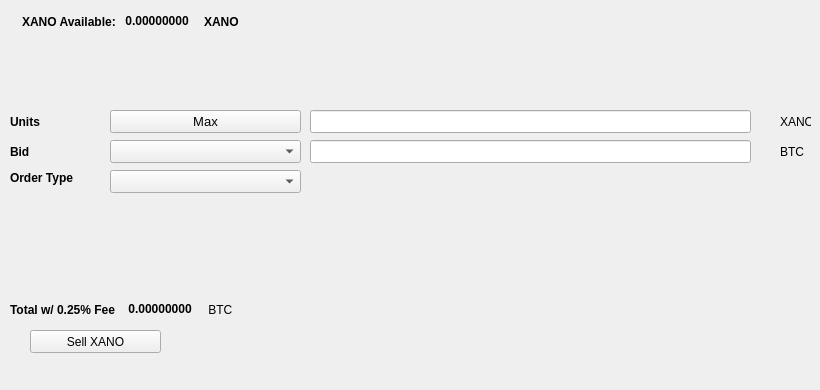
   <widget class="QWidget" name="SellTab">
    <attribute name="title">
     <string>Sell</string>
    </attribute>
    <widget class="QLabel" name="label_16">
     <property name="geometry">
      <rect>
       <x>780</x>
       <y>140</y>
       <width>31</width>
       <height>23</height>
      </rect>
     </property>
     <property name="text">
      <string>BTC</string>
     </property>
    </widget>
    <widget class="QComboBox" name="SellBidcomboBox">
     <property name="geometry">
      <rect>
       <x>110</x>
       <y>140</y>
       <width>191</width>
       <height>23</height>
      </rect>
     </property>
     <property name="font">
      <font>
       <pointsize>10</pointsize>
      </font>
     </property>
    </widget>
    <widget class="QLabel" name="label_18">
     <property name="geometry">
      <rect>
       <x>10</x>
       <y>110</y>
       <width>46</width>
       <height>23</height>
      </rect>
     </property>
     <property name="font">
      <font>
       <weight>75</weight>
       <bold>true</bold>
      </font>
     </property>
     <property name="text">
      <string>Units</string>
     </property>
    </widget>
    <widget class="QPushButton" name="Sell_Max_Amount">
     <property name="geometry">
      <rect>
       <x>110</x>
       <y>110</y>
       <width>191</width>
       <height>23</height>
      </rect>
     </property>
     <property name="font">
      <font>
       <pointsize>10</pointsize>
      </font>
     </property>
     <property name="text">
      <string>Max</string>
     </property>
    </widget>
    <widget class="QLabel" name="label_20">
     <property name="geometry">
      <rect>
       <x>10</x>
       <y>170</y>
       <width>91</width>
       <height>16</height>
      </rect>
     </property>
     <property name="font">
      <font>
       <weight>75</weight>
       <bold>true</bold>
      </font>
     </property>
     <property name="text">
      <string>Order Type</string>
     </property>
    </widget>
    <widget class="QComboBox" name="SellOrdertypeCombo">
     <property name="geometry">
      <rect>
       <x>110</x>
       <y>170</y>
       <width>191</width>
       <height>23</height>
      </rect>
     </property>
     <property name="font">
      <font>
       <pointsize>10</pointsize>
      </font>
     </property>
    </widget>
    <widget class="QLabel" name="label_21">
     <property name="geometry">
      <rect>
       <x>10</x>
       <y>140</y>
       <width>46</width>
       <height>23</height>
      </rect>
     </property>
     <property name="font">
      <font>
       <weight>75</weight>
       <bold>true</bold>
      </font>
     </property>
     <property name="text">
      <string>Bid</string>
     </property>
    </widget>
    <widget class="QLabel" name="label_22">
     <property name="geometry">
      <rect>
       <x>780</x>
       <y>110</y>
       <width>31</width>
       <height>23</height>
      </rect>
     </property>
     <property name="text">
      <string>XANO</string>
     </property>
    </widget>
    <widget class="QLineEdit" name="UnitsInputXANO">
     <property name="geometry">
      <rect>
       <x>310</x>
       <y>110</y>
       <width>441</width>
       <height>23</height>
      </rect>
     </property>
     <property name="font">
      <font>
       <pointsize>9</pointsize>
       <weight>75</weight>
       <bold>true</bold>
      </font>
     </property>
    </widget>
    <widget class="QLineEdit" name="SellBidPriceEdit">
     <property name="geometry">
      <rect>
       <x>310</x>
       <y>140</y>
       <width>441</width>
       <height>23</height>
      </rect>
     </property>
     <property name="font">
      <font>
       <pointsize>9</pointsize>
       <weight>75</weight>
       <bold>true</bold>
      </font>
     </property>
    </widget>
    <widget class="QPushButton" name="SellXANOBTN">
     <property name="geometry">
      <rect>
       <x>30</x>
       <y>330</y>
       <width>131</width>
       <height>23</height>
      </rect>
     </property>
     <property name="text">
      <string>Sell XANO</string>
     </property>
     <property name="icon">
      <iconset resource="../Xano">
       <normaloff>:/icons/bitcoin</normaloff>:/icons/bitcoin</iconset>
     </property>
    </widget>
    <widget class="QWidget" name="layoutWidget3">
     <property name="geometry">
      <rect>
       <x>22</x>
       <y>12</y>
       <width>258</width>
       <height>19</height>
      </rect>
     </property>
     <layout class="QHBoxLayout" name="horizontalLayout">
      <item>
       <widget class="QLabel" name="label232_2">
        <property name="font">
         <font>
          <weight>75</weight>
          <bold>true</bold>
         </font>
        </property>
        <property name="text">
         <string>XANO Available:</string>
        </property>
       </widget>
      </item>
      <item>
       <widget class="QLabel" name="XANOAvailableLabel">
        <property name="palette">
         <palette>
          <active>
           <colorrole role="WindowText">
            <brush brushstyle="SolidPattern">
             <color alpha="255">
              <red>0</red>
              <green>0</green>
              <blue>0</blue>
             </color>
            </brush>
           </colorrole>
           <colorrole role="Button">
            <brush brushstyle="SolidPattern">
             <color alpha="255">
              <red>0</red>
              <green>170</green>
              <blue>0</blue>
             </color>
            </brush>
           </colorrole>
           <colorrole role="Light">
            <brush brushstyle="SolidPattern">
             <color alpha="255">
              <red>0</red>
              <green>255</green>
              <blue>0</blue>
             </color>
            </brush>
           </colorrole>
           <colorrole role="Midlight">
            <brush brushstyle="SolidPattern">
             <color alpha="255">
              <red>0</red>
              <green>212</green>
              <blue>0</blue>
             </color>
            </brush>
           </colorrole>
           <colorrole role="Dark">
            <brush brushstyle="SolidPattern">
             <color alpha="255">
              <red>0</red>
              <green>85</green>
              <blue>0</blue>
             </color>
            </brush>
           </colorrole>
           <colorrole role="Mid">
            <brush brushstyle="SolidPattern">
             <color alpha="255">
              <red>0</red>
              <green>113</green>
              <blue>0</blue>
             </color>
            </brush>
           </colorrole>
           <colorrole role="Text">
            <brush brushstyle="SolidPattern">
             <color alpha="255">
              <red>0</red>
              <green>170</green>
              <blue>0</blue>
             </color>
            </brush>
           </colorrole>
           <colorrole role="BrightText">
            <brush brushstyle="SolidPattern">
             <color alpha="255">
              <red>255</red>
              <green>255</green>
              <blue>255</blue>
             </color>
            </brush>
           </colorrole>
           <colorrole role="ButtonText">
            <brush brushstyle="SolidPattern">
             <color alpha="255">
              <red>0</red>
              <green>0</green>
              <blue>0</blue>
             </color>
            </brush>
           </colorrole>
           <colorrole role="Base">
            <brush brushstyle="SolidPattern">
             <color alpha="255">
              <red>255</red>
              <green>255</green>
              <blue>255</blue>
             </color>
            </brush>
           </colorrole>
           <colorrole role="Window">
            <brush brushstyle="SolidPattern">
             <color alpha="255">
              <red>0</red>
              <green>170</green>
              <blue>0</blue>
             </color>
            </brush>
           </colorrole>
           <colorrole role="Shadow">
            <brush brushstyle="SolidPattern">
             <color alpha="255">
              <red>0</red>
              <green>0</green>
              <blue>0</blue>
             </color>
            </brush>
           </colorrole>
           <colorrole role="AlternateBase">
            <brush brushstyle="SolidPattern">
             <color alpha="255">
              <red>127</red>
              <green>212</green>
              <blue>127</blue>
             </color>
            </brush>
           </colorrole>
           <colorrole role="ToolTipBase">
            <brush brushstyle="SolidPattern">
             <color alpha="255">
              <red>255</red>
              <green>255</green>
              <blue>220</blue>
             </color>
            </brush>
           </colorrole>
           <colorrole role="ToolTipText">
            <brush brushstyle="SolidPattern">
             <color alpha="255">
              <red>0</red>
              <green>0</green>
              <blue>0</blue>
             </color>
            </brush>
           </colorrole>
          </active>
          <inactive>
           <colorrole role="WindowText">
            <brush brushstyle="SolidPattern">
             <color alpha="255">
              <red>0</red>
              <green>0</green>
              <blue>0</blue>
             </color>
            </brush>
           </colorrole>
           <colorrole role="Button">
            <brush brushstyle="SolidPattern">
             <color alpha="255">
              <red>0</red>
              <green>170</green>
              <blue>0</blue>
             </color>
            </brush>
           </colorrole>
           <colorrole role="Light">
            <brush brushstyle="SolidPattern">
             <color alpha="255">
              <red>0</red>
              <green>255</green>
              <blue>0</blue>
             </color>
            </brush>
           </colorrole>
           <colorrole role="Midlight">
            <brush brushstyle="SolidPattern">
             <color alpha="255">
              <red>0</red>
              <green>212</green>
              <blue>0</blue>
             </color>
            </brush>
           </colorrole>
           <colorrole role="Dark">
            <brush brushstyle="SolidPattern">
             <color alpha="255">
              <red>0</red>
              <green>85</green>
              <blue>0</blue>
             </color>
            </brush>
           </colorrole>
           <colorrole role="Mid">
            <brush brushstyle="SolidPattern">
             <color alpha="255">
              <red>0</red>
              <green>113</green>
              <blue>0</blue>
             </color>
            </brush>
           </colorrole>
           <colorrole role="Text">
            <brush brushstyle="SolidPattern">
             <color alpha="255">
              <red>0</red>
              <green>170</green>
              <blue>0</blue>
             </color>
            </brush>
           </colorrole>
           <colorrole role="BrightText">
            <brush brushstyle="SolidPattern">
             <color alpha="255">
              <red>255</red>
              <green>255</green>
              <blue>255</blue>
             </color>
            </brush>
           </colorrole>
           <colorrole role="ButtonText">
            <brush brushstyle="SolidPattern">
             <color alpha="255">
              <red>0</red>
              <green>0</green>
              <blue>0</blue>
             </color>
            </brush>
           </colorrole>
           <colorrole role="Base">
            <brush brushstyle="SolidPattern">
             <color alpha="255">
              <red>255</red>
              <green>255</green>
              <blue>255</blue>
             </color>
            </brush>
           </colorrole>
           <colorrole role="Window">
            <brush brushstyle="SolidPattern">
             <color alpha="255">
              <red>0</red>
              <green>170</green>
              <blue>0</blue>
             </color>
            </brush>
           </colorrole>
           <colorrole role="Shadow">
            <brush brushstyle="SolidPattern">
             <color alpha="255">
              <red>0</red>
              <green>0</green>
              <blue>0</blue>
             </color>
            </brush>
           </colorrole>
           <colorrole role="AlternateBase">
            <brush brushstyle="SolidPattern">
             <color alpha="255">
              <red>127</red>
              <green>212</green>
              <blue>127</blue>
             </color>
            </brush>
           </colorrole>
           <colorrole role="ToolTipBase">
            <brush brushstyle="SolidPattern">
             <color alpha="255">
              <red>255</red>
              <green>255</green>
              <blue>220</blue>
             </color>
            </brush>
           </colorrole>
           <colorrole role="ToolTipText">
            <brush brushstyle="SolidPattern">
             <color alpha="255">
              <red>0</red>
              <green>0</green>
              <blue>0</blue>
             </color>
            </brush>
           </colorrole>
          </inactive>
          <disabled>
           <colorrole role="WindowText">
            <brush brushstyle="SolidPattern">
             <color alpha="255">
              <red>0</red>
              <green>85</green>
              <blue>0</blue>
             </color>
            </brush>
           </colorrole>
           <colorrole role="Button">
            <brush brushstyle="SolidPattern">
             <color alpha="255">
              <red>0</red>
              <green>170</green>
              <blue>0</blue>
             </color>
            </brush>
           </colorrole>
           <colorrole role="Light">
            <brush brushstyle="SolidPattern">
             <color alpha="255">
              <red>0</red>
              <green>255</green>
              <blue>0</blue>
             </color>
            </brush>
           </colorrole>
           <colorrole role="Midlight">
            <brush brushstyle="SolidPattern">
             <color alpha="255">
              <red>0</red>
              <green>212</green>
              <blue>0</blue>
             </color>
            </brush>
           </colorrole>
           <colorrole role="Dark">
            <brush brushstyle="SolidPattern">
             <color alpha="255">
              <red>0</red>
              <green>85</green>
              <blue>0</blue>
             </color>
            </brush>
           </colorrole>
           <colorrole role="Mid">
            <brush brushstyle="SolidPattern">
             <color alpha="255">
              <red>0</red>
              <green>113</green>
              <blue>0</blue>
             </color>
            </brush>
           </colorrole>
           <colorrole role="Text">
            <brush brushstyle="SolidPattern">
             <color alpha="255">
              <red>0</red>
              <green>85</green>
              <blue>0</blue>
             </color>
            </brush>
           </colorrole>
           <colorrole role="BrightText">
            <brush brushstyle="SolidPattern">
             <color alpha="255">
              <red>255</red>
              <green>255</green>
              <blue>255</blue>
             </color>
            </brush>
           </colorrole>
           <colorrole role="ButtonText">
            <brush brushstyle="SolidPattern">
             <color alpha="255">
              <red>0</red>
              <green>85</green>
              <blue>0</blue>
             </color>
            </brush>
           </colorrole>
           <colorrole role="Base">
            <brush brushstyle="SolidPattern">
             <color alpha="255">
              <red>0</red>
              <green>170</green>
              <blue>0</blue>
             </color>
            </brush>
           </colorrole>
           <colorrole role="Window">
            <brush brushstyle="SolidPattern">
             <color alpha="255">
              <red>0</red>
              <green>170</green>
              <blue>0</blue>
             </color>
            </brush>
           </colorrole>
           <colorrole role="Shadow">
            <brush brushstyle="SolidPattern">
             <color alpha="255">
              <red>0</red>
              <green>0</green>
              <blue>0</blue>
             </color>
            </brush>
           </colorrole>
           <colorrole role="AlternateBase">
            <brush brushstyle="SolidPattern">
             <color alpha="255">
              <red>0</red>
              <green>170</green>
              <blue>0</blue>
             </color>
            </brush>
           </colorrole>
           <colorrole role="ToolTipBase">
            <brush brushstyle="SolidPattern">
             <color alpha="255">
              <red>255</red>
              <green>255</green>
              <blue>220</blue>
             </color>
            </brush>
           </colorrole>
           <colorrole role="ToolTipText">
            <brush brushstyle="SolidPattern">
             <color alpha="255">
              <red>0</red>
              <green>0</green>
              <blue>0</blue>
             </color>
            </brush>
           </colorrole>
          </disabled>
         </palette>
        </property>
        <property name="font">
         <font>
          <weight>75</weight>
          <bold>true</bold>
         </font>
        </property>
        <property name="text">
         <string> 0.00000000 </string>
        </property>
        <property name="textInteractionFlags">
         <set>Qt::LinksAccessibleByMouse|Qt::TextSelectableByKeyboard|Qt::TextSelectableByMouse</set>
        </property>
       </widget>
      </item>
      <item>
       <widget class="QLabel" name="labelXANO">
        <property name="font">
         <font>
          <weight>75</weight>
          <bold>true</bold>
         </font>
        </property>
        <property name="text">
         <string>XANO</string>
        </property>
       </widget>
      </item>
     </layout>
    </widget>
    <widget class="QWidget" name="layoutWidget">
     <property name="geometry">
      <rect>
       <x>10</x>
       <y>300</y>
       <width>268</width>
       <height>19</height>
      </rect>
     </property>
     <layout class="QHBoxLayout" name="horizontalLayout_2">
      <item>
       <widget class="QLabel" name="label_19">
        <property name="font">
         <font>
          <weight>75</weight>
          <bold>true</bold>
         </font>
        </property>
        <property name="text">
         <string>Total w/ 0.25% Fee </string>
        </property>
       </widget>
      </item>
      <item>
       <widget class="QLabel" name="SellCostLabel">
        <property name="palette">
         <palette>
          <active>
           <colorrole role="WindowText">
            <brush brushstyle="SolidPattern">
             <color alpha="255">
              <red>0</red>
              <green>0</green>
              <blue>0</blue>
             </color>
            </brush>
           </colorrole>
           <colorrole role="Button">
            <brush brushstyle="SolidPattern">
             <color alpha="255">
              <red>0</red>
              <green>170</green>
              <blue>0</blue>
             </color>
            </brush>
           </colorrole>
           <colorrole role="Light">
            <brush brushstyle="SolidPattern">
             <color alpha="255">
              <red>0</red>
              <green>255</green>
              <blue>0</blue>
             </color>
            </brush>
           </colorrole>
           <colorrole role="Midlight">
            <brush brushstyle="SolidPattern">
             <color alpha="255">
              <red>0</red>
              <green>212</green>
              <blue>0</blue>
             </color>
            </brush>
           </colorrole>
           <colorrole role="Dark">
            <brush brushstyle="SolidPattern">
             <color alpha="255">
              <red>0</red>
              <green>85</green>
              <blue>0</blue>
             </color>
            </brush>
           </colorrole>
           <colorrole role="Mid">
            <brush brushstyle="SolidPattern">
             <color alpha="255">
              <red>0</red>
              <green>113</green>
              <blue>0</blue>
             </color>
            </brush>
           </colorrole>
           <colorrole role="Text">
            <brush brushstyle="SolidPattern">
             <color alpha="255">
              <red>0</red>
              <green>170</green>
              <blue>0</blue>
             </color>
            </brush>
           </colorrole>
           <colorrole role="BrightText">
            <brush brushstyle="SolidPattern">
             <color alpha="255">
              <red>255</red>
              <green>255</green>
              <blue>255</blue>
             </color>
            </brush>
           </colorrole>
           <colorrole role="ButtonText">
            <brush brushstyle="SolidPattern">
             <color alpha="255">
              <red>0</red>
              <green>0</green>
              <blue>0</blue>
             </color>
            </brush>
           </colorrole>
           <colorrole role="Base">
            <brush brushstyle="SolidPattern">
             <color alpha="255">
              <red>255</red>
              <green>255</green>
              <blue>255</blue>
             </color>
            </brush>
           </colorrole>
           <colorrole role="Window">
            <brush brushstyle="SolidPattern">
             <color alpha="255">
              <red>0</red>
              <green>170</green>
              <blue>0</blue>
             </color>
            </brush>
           </colorrole>
           <colorrole role="Shadow">
            <brush brushstyle="SolidPattern">
             <color alpha="255">
              <red>0</red>
              <green>0</green>
              <blue>0</blue>
             </color>
            </brush>
           </colorrole>
           <colorrole role="AlternateBase">
            <brush brushstyle="SolidPattern">
             <color alpha="255">
              <red>127</red>
              <green>212</green>
              <blue>127</blue>
             </color>
            </brush>
           </colorrole>
           <colorrole role="ToolTipBase">
            <brush brushstyle="SolidPattern">
             <color alpha="255">
              <red>255</red>
              <green>255</green>
              <blue>220</blue>
             </color>
            </brush>
           </colorrole>
           <colorrole role="ToolTipText">
            <brush brushstyle="SolidPattern">
             <color alpha="255">
              <red>0</red>
              <green>0</green>
              <blue>0</blue>
             </color>
            </brush>
           </colorrole>
          </active>
          <inactive>
           <colorrole role="WindowText">
            <brush brushstyle="SolidPattern">
             <color alpha="255">
              <red>0</red>
              <green>0</green>
              <blue>0</blue>
             </color>
            </brush>
           </colorrole>
           <colorrole role="Button">
            <brush brushstyle="SolidPattern">
             <color alpha="255">
              <red>0</red>
              <green>170</green>
              <blue>0</blue>
             </color>
            </brush>
           </colorrole>
           <colorrole role="Light">
            <brush brushstyle="SolidPattern">
             <color alpha="255">
              <red>0</red>
              <green>255</green>
              <blue>0</blue>
             </color>
            </brush>
           </colorrole>
           <colorrole role="Midlight">
            <brush brushstyle="SolidPattern">
             <color alpha="255">
              <red>0</red>
              <green>212</green>
              <blue>0</blue>
             </color>
            </brush>
           </colorrole>
           <colorrole role="Dark">
            <brush brushstyle="SolidPattern">
             <color alpha="255">
              <red>0</red>
              <green>85</green>
              <blue>0</blue>
             </color>
            </brush>
           </colorrole>
           <colorrole role="Mid">
            <brush brushstyle="SolidPattern">
             <color alpha="255">
              <red>0</red>
              <green>113</green>
              <blue>0</blue>
             </color>
            </brush>
           </colorrole>
           <colorrole role="Text">
            <brush brushstyle="SolidPattern">
             <color alpha="255">
              <red>0</red>
              <green>170</green>
              <blue>0</blue>
             </color>
            </brush>
           </colorrole>
           <colorrole role="BrightText">
            <brush brushstyle="SolidPattern">
             <color alpha="255">
              <red>255</red>
              <green>255</green>
              <blue>255</blue>
             </color>
            </brush>
           </colorrole>
           <colorrole role="ButtonText">
            <brush brushstyle="SolidPattern">
             <color alpha="255">
              <red>0</red>
              <green>0</green>
              <blue>0</blue>
             </color>
            </brush>
           </colorrole>
           <colorrole role="Base">
            <brush brushstyle="SolidPattern">
             <color alpha="255">
              <red>255</red>
              <green>255</green>
              <blue>255</blue>
             </color>
            </brush>
           </colorrole>
           <colorrole role="Window">
            <brush brushstyle="SolidPattern">
             <color alpha="255">
              <red>0</red>
              <green>170</green>
              <blue>0</blue>
             </color>
            </brush>
           </colorrole>
           <colorrole role="Shadow">
            <brush brushstyle="SolidPattern">
             <color alpha="255">
              <red>0</red>
              <green>0</green>
              <blue>0</blue>
             </color>
            </brush>
           </colorrole>
           <colorrole role="AlternateBase">
            <brush brushstyle="SolidPattern">
             <color alpha="255">
              <red>127</red>
              <green>212</green>
              <blue>127</blue>
             </color>
            </brush>
           </colorrole>
           <colorrole role="ToolTipBase">
            <brush brushstyle="SolidPattern">
             <color alpha="255">
              <red>255</red>
              <green>255</green>
              <blue>220</blue>
             </color>
            </brush>
           </colorrole>
           <colorrole role="ToolTipText">
            <brush brushstyle="SolidPattern">
             <color alpha="255">
              <red>0</red>
              <green>0</green>
              <blue>0</blue>
             </color>
            </brush>
           </colorrole>
          </inactive>
          <disabled>
           <colorrole role="WindowText">
            <brush brushstyle="SolidPattern">
             <color alpha="255">
              <red>0</red>
              <green>85</green>
              <blue>0</blue>
             </color>
            </brush>
           </colorrole>
           <colorrole role="Button">
            <brush brushstyle="SolidPattern">
             <color alpha="255">
              <red>0</red>
              <green>170</green>
              <blue>0</blue>
             </color>
            </brush>
           </colorrole>
           <colorrole role="Light">
            <brush brushstyle="SolidPattern">
             <color alpha="255">
              <red>0</red>
              <green>255</green>
              <blue>0</blue>
             </color>
            </brush>
           </colorrole>
           <colorrole role="Midlight">
            <brush brushstyle="SolidPattern">
             <color alpha="255">
              <red>0</red>
              <green>212</green>
              <blue>0</blue>
             </color>
            </brush>
           </colorrole>
           <colorrole role="Dark">
            <brush brushstyle="SolidPattern">
             <color alpha="255">
              <red>0</red>
              <green>85</green>
              <blue>0</blue>
             </color>
            </brush>
           </colorrole>
           <colorrole role="Mid">
            <brush brushstyle="SolidPattern">
             <color alpha="255">
              <red>0</red>
              <green>113</green>
              <blue>0</blue>
             </color>
            </brush>
           </colorrole>
           <colorrole role="Text">
            <brush brushstyle="SolidPattern">
             <color alpha="255">
              <red>0</red>
              <green>85</green>
              <blue>0</blue>
             </color>
            </brush>
           </colorrole>
           <colorrole role="BrightText">
            <brush brushstyle="SolidPattern">
             <color alpha="255">
              <red>255</red>
              <green>255</green>
              <blue>255</blue>
             </color>
            </brush>
           </colorrole>
           <colorrole role="ButtonText">
            <brush brushstyle="SolidPattern">
             <color alpha="255">
              <red>0</red>
              <green>85</green>
              <blue>0</blue>
             </color>
            </brush>
           </colorrole>
           <colorrole role="Base">
            <brush brushstyle="SolidPattern">
             <color alpha="255">
              <red>0</red>
              <green>170</green>
              <blue>0</blue>
             </color>
            </brush>
           </colorrole>
           <colorrole role="Window">
            <brush brushstyle="SolidPattern">
             <color alpha="255">
              <red>0</red>
              <green>170</green>
              <blue>0</blue>
             </color>
            </brush>
           </colorrole>
           <colorrole role="Shadow">
            <brush brushstyle="SolidPattern">
             <color alpha="255">
              <red>0</red>
              <green>0</green>
              <blue>0</blue>
             </color>
            </brush>
           </colorrole>
           <colorrole role="AlternateBase">
            <brush brushstyle="SolidPattern">
             <color alpha="255">
              <red>0</red>
              <green>170</green>
              <blue>0</blue>
             </color>
            </brush>
           </colorrole>
           <colorrole role="ToolTipBase">
            <brush brushstyle="SolidPattern">
             <color alpha="255">
              <red>255</red>
              <green>255</green>
              <blue>220</blue>
             </color>
            </brush>
           </colorrole>
           <colorrole role="ToolTipText">
            <brush brushstyle="SolidPattern">
             <color alpha="255">
              <red>0</red>
              <green>0</green>
              <blue>0</blue>
             </color>
            </brush>
           </colorrole>
          </disabled>
         </palette>
        </property>
        <property name="font">
         <font>
          <weight>75</weight>
          <bold>true</bold>
         </font>
        </property>
        <property name="autoFillBackground">
         <bool>false</bool>
        </property>
        <property name="text">
         <string> 0.00000000</string>
        </property>
        <property name="textInteractionFlags">
         <set>Qt::LinksAccessibleByMouse|Qt::TextSelectableByMouse</set>
        </property>
       </widget>
      </item>
      <item>
       <widget class="QLabel" name="label_17">
        <property name="font">
         <font>
          <weight>50</weight>
          <bold>false</bold>
         </font>
        </property>
        <property name="text">
         <string> BTC</string>
        </property>
       </widget>
      </item>
     </layout>
    </widget>
    <widget class="QLabel" name="label_23">
     <property name="geometry">
      <rect>
       <x>460</x>
       <y>300</y>
       <width>281</width>
       <height>81</height>
      </rect>
     </property>
     <property name="text">
      <string/>
     </property>
     <property name="pixmap">
      <pixmap>:/images/bittrex</pixmap>
     </property>
    </widget>
   </widget>
